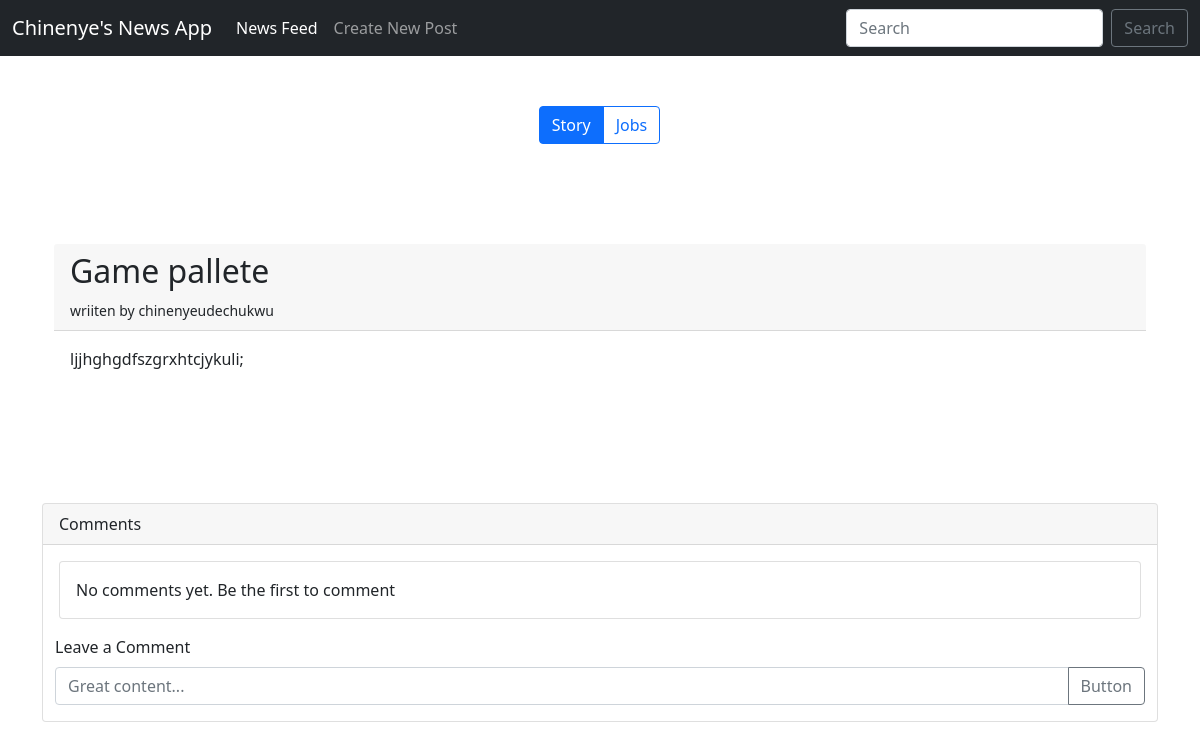
Page /3 on the committed database.
### newsapi/models.py (models this page shows, shortened)
class OurNews(models.Model):
    by = models.ForeignKey(User, verbose_name=_("Author"), on_delete=models.CASCADE)
    score = models.IntegerField(_("News Score"))
    time_created = models.DateTimeField(_("time created"), auto_now=True)
    title = models.CharField(_("article title"), max_length=50)
    type = models.CharField(_("article type"), max_length=10, choices=ARTICLE_CHOICES, default=1)
    content = models.CharField(_("article content"), max_length=1000)

### newsapi/views.py (the view)
# urls.py: path("<int:news_id>", views.our_news_details, name="our_news_details"),
def our_news_details(request, news_id):
    our_news = get_object_or_404(OurNews, id=news_id)
    comments = Comments.objects.filter(parent=our_news).order_by('time')
    return render(request, 'newsapi/our_news_details.html', {'news': our_news, "comments": comments})

### newsapi/templates/newsapi/our_news_details.html (shortened to what this page needs)
{% extends 'base.html' %}
{% block content %}
    <div class="container" style="margin-top: 100px;">
        <div class="card-header">
            <h2>{{news.title}}</h2>
        <small> wriiten by {{news.by}}</small>
        </div>
        <div class="card-body">
         <p>{{news.content}}</p>
         </div>
    </div>
    <div class="card" style="margin-top: 100px;">
        <div class="card-header">
            Comments
        </div>
        <div class="card-body">
            <div class="card" >
                {% if comments %}
                <ul class="list-group list-group-flush">
                    {% for comment in comments %}
                        <p>{{comment.by}}</p>
                        <li class="list-group-item">{{comments.text}}</li>
                    {% endfor %}
                </ul>
                {% else %}
                <div class="card-body">
                    <p class="card-text"> No comments yet. Be the first to comment</p>
                </div>
                {% endif %}
              </div>
        </div>
        <div class="container">
            <form >
                <label for="exampleFormControlInput1" class="form-label">Leave a Comment</label>
                <div class="mb-3 input-group">
                    <input type="text" class="form-control" id="exampleFormControlInput1" placeholder="Great content...">
                    <button class="btn btn-outline-secondary" type="button">Button</button>
                </div>
            </form>
        </div>
{% endblock %}

### rows in the picture
OurNews: title "Game pallete", by "chinenyeudechukwu", content "ljjhghgdfszgrxhtcjykuli;"
